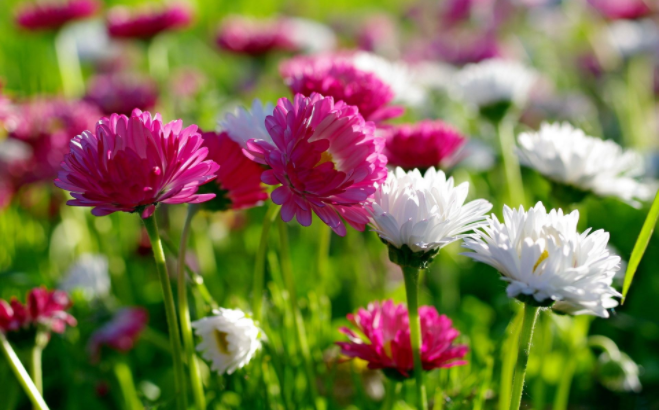
//> input picture datas/f1.png, 659 x 410 px
$ ./main   (built with g++ and OpenCV 4)
//> lines starting //> are read from the running program, lines starting //| are printed output that depends on the picture
#include <iostream>
#include <opencv2/opencv.hpp>

using namespace std;

void compute_staturation_single(cv::Mat & src,cv::Mat & dst){
    cv::MatIterator_< uchar > src_it = src.begin< uchar >();
    cv::MatIterator_< uchar > dst_it = dst.begin< uchar >();
    while(src_it != src.end< cv::Vec3b >()){
        (*dst_it) = cv::saturate_cast<uchar>(((*src_it) - 128)*2 +128);
        //(*dst_it)[1] = cv::saturate_cast<uchar>(((*src_it)[1] - 128)*2 +128);
        //(*dst_it)[2] = cv::saturate_cast<uchar>(((*src_it)[2] - 128)*2 +128);
        src_it++;
        dst_it++;
    }
}

int main()
{
    cv::Mat src = cv::imread("E:/Develop/projects/opencv3-learning/datas/f1.png",0);
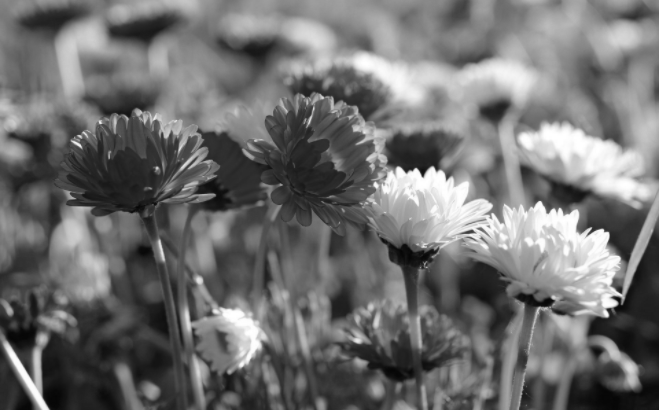
//> src: 410 rows x 659 cols, CV_8UC1; min 5, max 255, mean 111.5
    cv::Mat dst;

    //compute_staturation_single(src,dst);
    cv::Mat cmp_dst;

    cv::compare(src,50,cmp_dst,cv::CMP_EQ);
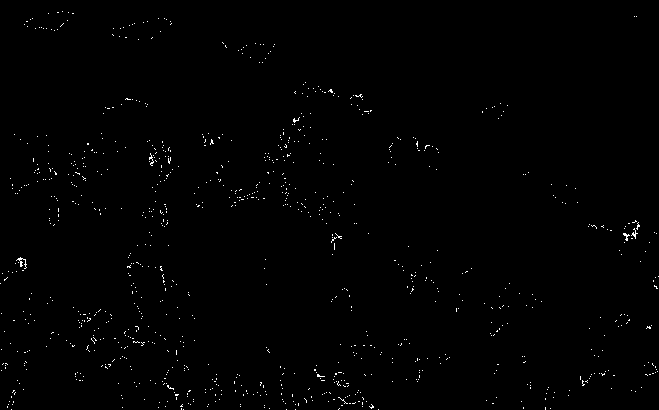
//> cmp_dst: 410 rows x 659 cols, CV_8UC1; 0.63% white in thin lines or dots

    cv::imshow("SRC",src);
    //cv::imshow("DST",dst);
    cv::imshow("CMP",cmp_dst);

    cv::waitKey();
    cv::destroyAllWindows();
    return 0;
}
